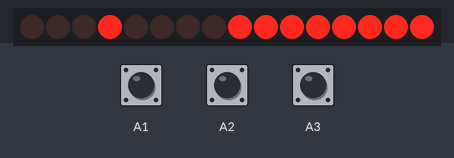
Bench run of a sketch on a simulated Arduino Uno, built with avr-gcc and run on an emulated ATmega328P. On the bench: 16 shift-register outputs drawn as a row of LEDs (first output left, lit = HIGH). Wiring (inferred from the names in the program): 2 × shift register (74HC595): data pin 8; shift clock pin 7; latch pin 4. Wiring (inferred from the signals the program sends): row of LEDs: on Q0, Q1, Q2, Q3, Q4, Q5, Q6, Q7, Q8, Q9, Q10, Q11, Q12, Q13, Q14, Q15. Inputs (shaded band) come from the test bench; at power-on: A1 HIGH, A2 HIGH, A3 HIGH.

Above: at 0.84 s.
1.3 s: A1 pulled LOW for 0.15 s
2.0 s: A2 pulled LOW for 0.15 s
2.7 s: A1 pulled LOW for 1 s
4.3 s: A1 pulled LOW for 0.15 s
5.0 s: A1 pulled LOW for 3.2 s
8.8 s: A1 pulled LOW for 0.15 s
Timing chart, 0 to 10.5 s (numbered marks = the images above; inputs shaded):
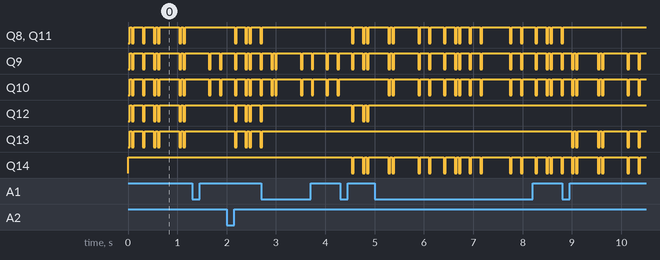

The sketch:

ex3.ino
```cpp
int latchPin = 4;
int clockPin = 7;
int dataPin = 8;

byte cifre[] = {
  0xC0, 0xF9, 0xA4, 0xB0, 0x99,
  0x92, 0x82, 0xF8, 0x80, 0x90
};

int counter = 0;

bool ultimaStareA1 = false;
bool ultimaStareA2 = false;
bool ultimaStareA3 = false;

void setup() {
  pinMode(latchPin, OUTPUT);
  pinMode(clockPin, OUTPUT);
  pinMode(dataPin, OUTPUT);

  pinMode(A1, INPUT_PULLUP);
  pinMode(A2, INPUT_PULLUP);
  pinMode(A3, INPUT_PULLUP);
}

void loop() {
  bool stareA1 = !digitalRead(A1);
  bool stareA2 = !digitalRead(A2);
  bool stareA3 = !digitalRead(A3);

  if (stareA1 && !ultimaStareA1) {
    if (counter < 9999) {
      counter++;
    }
  }
  ultimaStareA1 = stareA1;

  if (stareA2 && !ultimaStareA2) {
    if (counter > 0) {
      counter--;
    }
  }
  ultimaStareA2 = stareA2;
  if (stareA3 && !ultimaStareA3) {
    counter = 0;
  }
  ultimaStareA3 = stareA3;

  afisareNumar(counter);
}

void afisareNumar(int numar) {
  int extrase[4];
  extrase[0] = numar / 1000;
  extrase[1] = (numar / 100) % 10;
  extrase[2] = (numar / 10) % 10;
  extrase[3] = numar % 10;

  byte pozitii[] = {0x01, 0x02, 0x04, 0x08};

  bool afiseazaMii = (numar >= 1000);
  bool afiseazaSute = (numar >= 100);
  bool afiseazaZeci = (numar >= 10);
  bool afiseazaActivat[4] = {afiseazaMii, afiseazaSute, afiseazaZeci, true};

  for(int i = 0; i < 4; i++) {
    digitalWrite(latchPin, LOW);
    shiftOut(dataPin, clockPin, MSBFIRST, 0xFF);
    shiftOut(dataPin, clockPin, MSBFIRST, 0x00);
    digitalWrite(latchPin, HIGH);

    if (afiseazaActivat[i]) {
      digitalWrite(latchPin, LOW);

      shiftOut(dataPin, clockPin, MSBFIRST, cifre[extrase[i]]);
      shiftOut(dataPin, clockPin, MSBFIRST, pozitii[i]);

      digitalWrite(latchPin, HIGH);
      delay(5);
    }
  }
}
```
